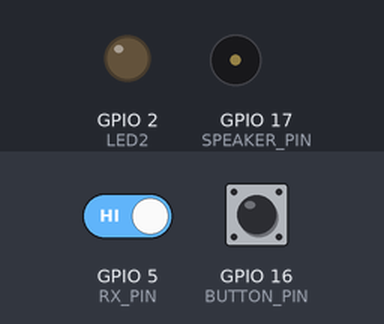
Simulated run of this sketch. Board: ESP32. Parts: output pins drawn as LEDs (lit = HIGH), buzzer (waves = sounding). Inputs (shaded band) come from the test bench; at power-on: GPIO 5 (RX_PIN) HIGH, GPIO 16 (BUTTON_PIN) LOW. Pins used as bus, display or sensor lines are not drawn; what the sketch prints to the serial monitor is not drawn.

Above: at 1.2 s.
1.3 s: GPIO 5 (RX_PIN) driven LOW
At 2.0 s:
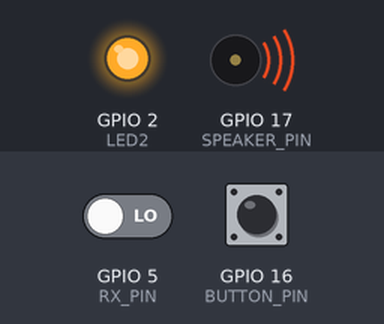
2.8 s: GPIO 5 (RX_PIN) driven HIGH
At 3.1 s:
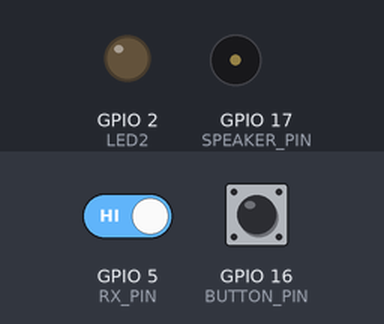
4.3 s: GPIO 16 (BUTTON_PIN) pulled HIGH for 3.2 s
At 5.4 s:
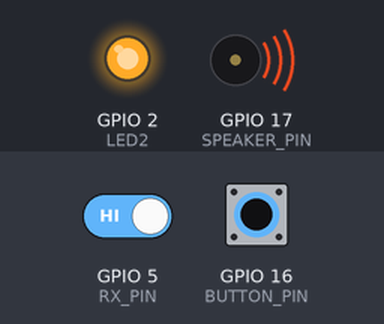
Timing chart, 0 to 9.0 s (numbered marks = the images above; inputs shaded):
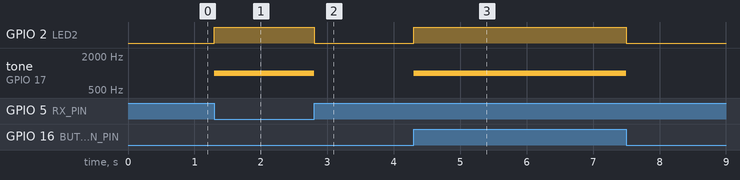

The sketch:

endpoint.ino
```cpp
// (licence header left out)
#include "./endpoint.h"
#include "driver/ledc.h"

bool button = false;
bool rx = false;

void setup() {
  Serial.begin(115200);
  Serial.println("Telegraph Endpoint");
  Serial.println("ELCT 201 Section 2 Group 2");

  pinMode(RX_PIN, INPUT);
  pinMode(BUTTON_PIN, INPUT);

  pinMode(TX_PIN, OUTPUT);
  pinMode(LED2, OUTPUT);

  Serial.print("Initializing LEDC...");
  ledcAttach(SPEAKER_PIN, LEDC_SAMPLE_RATE, LEDC_PRECISION);
  Serial.println("OK");

  Serial.println("Setup Complete.");
}


void loop() {
  button = digitalRead(BUTTON_PIN);
  rx = !digitalRead(RX_PIN);

  digitalWrite(TX_PIN, !button);
  speakerEnable(button || rx);
  digitalWrite(LED2, button || rx);
}


void speakerEnable(bool enable) {
  if (enable)
    ledcWrite(SPEAKER_PIN, LEDC_DUTY);
  else
    ledcWrite(SPEAKER_PIN, 0);
}
```

endpoint.h
```cpp
// (licence header left out)
#ifndef ENDPOINT_H
#define ENDPOINT_H


#define TX_PIN      18
#define RX_PIN      5
#define BUTTON_PIN  16
#define SPEAKER_PIN 17

#define LED2        2


#define LEDC_PRECISION 8
#define LEDC_SAMPLE_RATE 1000
#define LEDC_DUTY 128

// Whether to play audio through the speaker
void speakerEnable(bool enable);

#endif  // ENDPOINT_H
```

Measured:
- after the input at 1.3 s, GPIO 2 (LED2): LOW → HIGH at once; tone on GPIO 17 (SPEAKER_PIN): silent → 1000 Hz at once
- after the input at 2.8 s, GPIO 2 (LED2): HIGH → LOW at once; tone on GPIO 17 (SPEAKER_PIN): 1000 Hz → silent at once
- after the input at 4.3 s, GPIO 2 (LED2): LOW → HIGH at once, → LOW 3.2 s later; tone on GPIO 17 (SPEAKER_PIN): silent → 1000 Hz at once, → silent 3.2 s later
